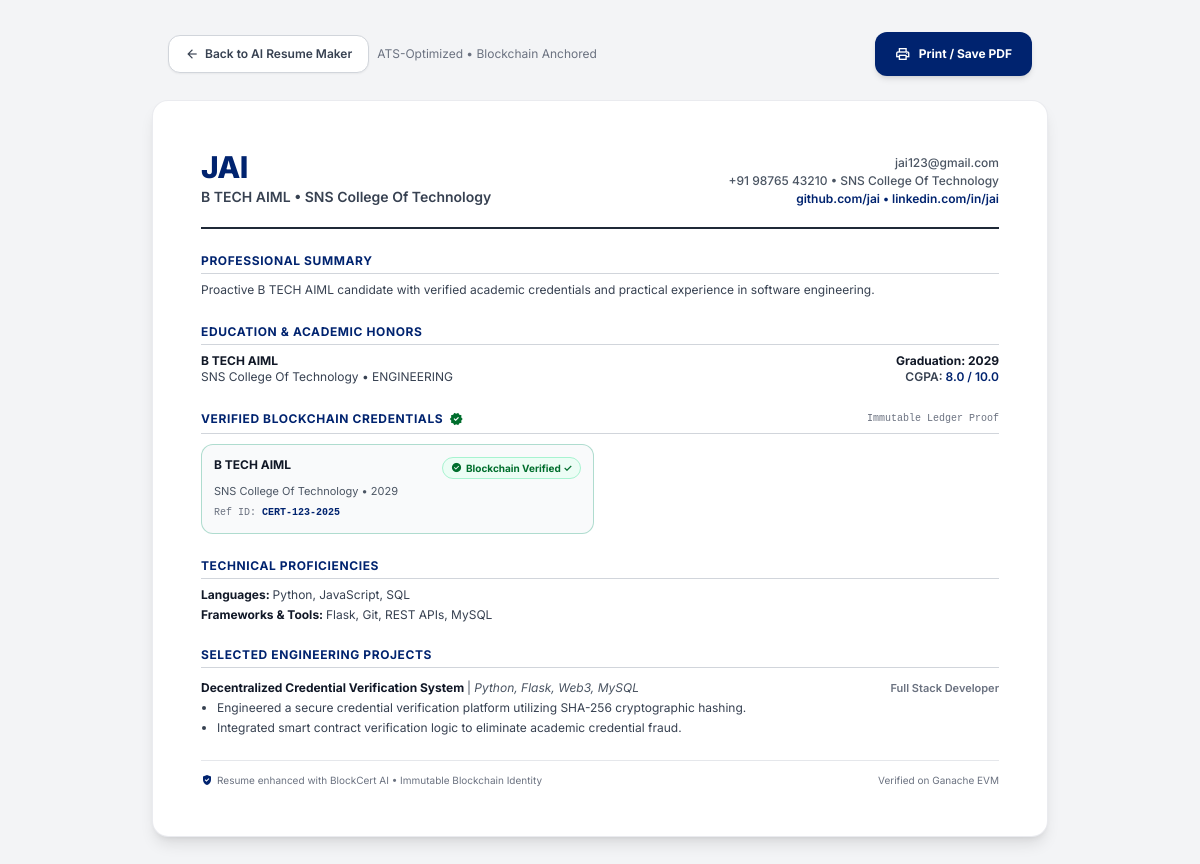
Page /student/resume/preview (signed in) on the committed database.
### app/models/user.py (models this page shows, shortened)
class User(UserMixin, db.Model):
    __tablename__ = 'users'
    id = db.Column(db.Integer, primary_key=True)
    name = db.Column(db.String(100), nullable=False)
    email = db.Column(db.String(120), unique=True, nullable=False, index=True)
    password_hash = db.Column(db.String(255), nullable=False)
    role = db.Column(db.String(20), nullable=False, default='student')  # admin, student, employer
    college_name = db.Column(db.String(150), nullable=True)
    created_at = db.Column(db.DateTime, default=lambda: datetime.now(timezone.utc), nullable=False)
    student_profile = db.relationship('Student', back_populates='user', uselist=False, cascade='all, delete-orphan')
    issued_certificates = db.relationship('Certificate', back_populates='issuer', foreign_keys='Certificate.issuer_id', lazy='dynamic')
    verification_logs = db.relationship('VerificationLog', back_populates='verifier', lazy='dynamic')

### app/models/student.py (models this page shows, shortened)
class Student(db.Model):
    __tablename__ = 'students'
    id = db.Column(db.Integer, primary_key=True)
    user_id = db.Column(db.Integer, db.ForeignKey('users.id', ondelete='CASCADE'), unique=True, nullable=False)
    roll_number = db.Column(db.String(50), nullable=False, index=True)
    degree = db.Column(db.String(100), nullable=False)
    department = db.Column(db.String(100), nullable=False)
    graduation_year = db.Column(db.Integer, nullable=False)
    cgpa = db.Column(db.Float, nullable=True)
    user = db.relationship('User', back_populates='student_profile')
    certificates = db.relationship('Certificate', back_populates='student', cascade='all, delete-orphan', lazy='dynamic')

### app/models/certificate.py (models this page shows, shortened)
class Certificate(db.Model):
    __tablename__ = 'certificates'
    id = db.Column(db.Integer, primary_key=True)
    certificate_id = db.Column(db.String(100), unique=True, nullable=False, index=True)
    student_id = db.Column(db.Integer, db.ForeignKey('students.id', ondelete='CASCADE'), nullable=False)
    issuer_id = db.Column(db.Integer, db.ForeignKey('users.id'), nullable=False)
    course = db.Column(db.String(150), nullable=False)
    graduation_year = db.Column(db.Integer, nullable=False)
    file_path = db.Column(db.String(300), nullable=False)
    sha256_hash = db.Column(db.String(64), nullable=False, index=True)
    blockchain_tx_hash = db.Column(db.String(100), nullable=False)
    qr_code_path = db.Column(db.String(300), nullable=False)
    status = db.Column(db.String(20), nullable=False, default='issued')  # issued, revoked
    created_at = db.Column(db.DateTime, default=lambda: datetime.now(timezone.utc), nullable=False)
    student = db.relationship('Student', back_populates='certificates')
    issuer = db.relationship('User', back_populates='issued_certificates', foreign_keys=[issuer_id])
    verification_logs = db.relationship('VerificationLog', back_populates='certificate', lazy='dynamic')

### app/blueprints/student/routes.py (the view)
@student_bp.route('/resume/preview')
@login_required
@student_required
def resume_preview():
    student = current_user.student_profile
    if not student:
        flash("Student profile not found.", "error")
        return redirect(url_for('student.dashboard'))
    certificates = Certificate.query.filter_by(student_id=student.id, status='issued').all()
    saved_resume = Resume.query.filter_by(student_id=student.id).first()
    resume_data = saved_resume.data if (saved_resume and saved_resume.data) else {}
    if not resume_data:
        cgpa_strategy = AIResumeService.analyze_cgpa_strategy(student.cgpa)
        resume_data = {
            'personal_info': {
                'name': current_user.name,
                'email': current_user.email,
                'phone': '+91 98765 43210',
                'location': student.user.college_name or 'India',
                'github': f"github.com/{current_user.name.lower().replace(' ', '')}",
                'linkedin': f"linkedin.com/in/{current_user.name.lower().replace(' ', '')}"
            },
            'summary': f"Proactive {student.degree} candidate with verified academic credentials and practical experience in software engineering.",
            'academic': {
                'degree': student.degree,
                'department': student.department,
                'college': current_user.college_name or 'BlockCert Institute',
                'graduation_year': student.graduation_year,
                'cgpa': student.cgpa
            },
            'cgpa_strategy': cgpa_strategy,
            'technical_skills': {
                'languages': ['Python', 'JavaScript', 'SQL'],
                'frameworks_and_tools': ['Flask', 'Git', 'REST APIs', 'MySQL']
            },
            'projects': [
                {
                    'title': 'Decentralized Credential Verification System',
                    'role': 'Full Stack Developer',
                    'technologies': ['Python', 'Flask', 'Web3', 'MySQL'],
                    'polished_bullets': [
                        'Engineered a secure credential verification platform utilizing SHA-256 cryptographic hashing.',
                        'Integrated smart contract verification logic to eliminate academic credential fraud.'
                    ]
                }
            ],
            'experience': [],
            'selected_certificates': [
                {
                    'certificate_id': c.certificate_id,
                    'course': c.course,
                    'issuer': c.issuer.college_name if c.issuer and c.issuer.college_name else 'BlockCert Institute',
                    'tx_hash': c.blockchain_tx_hash,
                    'year': c.graduation_year
                }
                for c in certificates
            ]
        }
    return render_template(
        'student/resume_preview.html',
        student=student,
        certificates=certificates,
        resume=resume_data
    )

### app/models/user.py (called while the page is built)
@login_manager.user_loader
def load_user(user_id):
    return User.query.get(int(user_id))

### app/templates/student/resume_preview.html (shortened to what this page needs)
<!DOCTYPE html>
<html lang="en">
<head>
    <script src="https://cdn.tailwindcss.com"></script>
</head>
<body class="text-[#141b2b] min-h-screen py-8 antialiased">
    <div class="no-print max-w-4xl mx-auto mb-6 px-4 flex flex-col sm:flex-row justify-between items-center gap-4">
        <div class="flex items-center gap-2">
            <a href="{{ url_for('student.resume_builder') }}" class="bg-white border border-gray-300 text-gray-700 px-4 py-2 rounded-xl text-xs font-semibold hover:bg-gray-50 transition-colors flex items-center gap-1.5 shadow-sm">
                <span class="material-symbols-outlined text-sm">arrow_back</span>
                <span>Back to AI Resume Maker</span>
            </a>
            <span class="text-xs text-gray-500">ATS-Optimized &bull; Blockchain Anchored</span>
        </div>
        <div class="flex items-center gap-3">
            <button onclick="window.print()" class="bg-[#00236f] text-white px-5 py-2.5 rounded-xl text-xs font-bold hover:bg-[#1e3a8a] transition-all shadow-md flex items-center gap-2 active:scale-95">
                <span class="material-symbols-outlined text-base">print</span>
                <span>Print / Save PDF</span>
            </button>
        </div>
    </div>
    <div class="resume-sheet bg-white max-w-4xl mx-auto p-8 md:p-12 rounded-2xl shadow-lg border border-gray-200/80 space-y-6">
        <header class="border-b-2 border-gray-800 pb-5">
            <div class="flex flex-col md:flex-row justify-between items-start md:items-end gap-3">
                <div>
                    <h1 class="text-3xl font-extrabold text-[#00236f] tracking-tight uppercase">
                        {{ resume.personal_info.name if resume.personal_info else current_user.name }}
                    </h1>
                    <p class="text-sm font-semibold text-gray-700 mt-0.5">
                        {{ resume.academic.degree if resume.academic else student.degree }} &bull; {{ resume.academic.college if resume.academic else (current_user.college_name or 'BlockCert Institute') }}
                    </p>
                </div>
                <div class="text-xs text-gray-600 space-y-0.5 md:text-right font-medium">
                    <div>{{ resume.personal_info.email if resume.personal_info else current_user.email }}</div>
                    <div>{{ resume.personal_info.phone if resume.personal_info else '+91 98765 43210' }} &bull; {{ resume.personal_info.location if resume.personal_info else (current_user.college_name or 'India') }}</div>
                    <div class="text-[#00236f] font-semibold">
                        {{ resume.personal_info.github if resume.personal_info else 'github.com/profile' }} &bull; {{ resume.personal_info.linkedin if resume.personal_info else 'linkedin.com/in/profile' }}
                    </div>
                </div>
            </div>
        </header>
        <section class="space-y-1.5">
            <h2 class="text-xs font-bold uppercase tracking-wider text-[#00236f] border-b border-gray-300 pb-1">
                Professional Summary
            </h2>
            <p class="text-xs text-gray-700 leading-relaxed text-justify">
                {{ resume.summary or 'Results-driven software engineering candidate with verified academic credentials and hands-on full-stack development experience.' }}
            </p>
        </section>
        <section class="space-y-2">
            <div class="flex justify-between items-center border-b border-gray-300 pb-1">
                <h2 class="text-xs font-bold uppercase tracking-wider text-[#00236f]">
                    Education &amp; Academic Honors
                </h2>
            </div>
            <div class="flex justify-between items-start text-xs">
                <div>
                    <h3 class="font-bold text-gray-900">{{ resume.academic.degree if resume.academic else student.degree }}</h3>
                    <p class="text-gray-700">{{ resume.academic.college if resume.academic else (current_user.college_name or 'BlockCert Institute') }} &bull; {{ resume.academic.department if resume.academic else student.department }}</p>
                </div>
                <div class="text-right">
                    <span class="font-bold text-gray-900">Graduation: {{ resume.academic.graduation_year if resume.academic else student.graduation_year }}</span>
                    <p class="text-gray-700 font-semibold">CGPA: <span class="text-[#00236f]">{{ resume.academic.cgpa if resume.academic else (student.cgpa or '8.5') }} / 10.0</span></p>
                </div>
            </div>
        </section>
        <section class="space-y-2.5">
            <div class="flex justify-between items-center border-b border-gray-300 pb-1">
                <h2 class="text-xs font-bold uppercase tracking-wider text-[#00236f] flex items-center gap-1.5">
                    <span>Verified Blockchain Credentials</span>
                    <span class="material-symbols-outlined text-[#006e2d] text-sm fill">verified</span>
                </h2>
                <span class="text-[10px] font-mono text-gray-500">Immutable Ledger Proof</span>
            </div>
            <div class="grid grid-cols-1 md:grid-cols-2 gap-3 text-xs">
                {% set certs_to_show = resume.selected_certificates if resume.selected_certificates else certificates %}
                {% if certs_to_show %}
                    {% for cert in certs_to_show %}
                        <div class="p-3 bg-gray-50 border border-emerald-600/30 rounded-xl space-y-1">
                            <div class="flex justify-between items-start">
                                <span class="font-bold text-gray-900">{{ cert.course }}</span>
                                <span class="inline-flex items-center gap-1 text-[10px] font-bold text-[#006e2d] bg-emerald-50 px-2 py-0.5 rounded-full border border-emerald-200">
                                    <span class="material-symbols-outlined text-[11px] fill">check_circle</span>
                                    <span>Blockchain Verified ✓</span>
                                </span>
                            </div>
                            <div class="text-[11px] text-gray-600">{{ cert.issuer if cert.issuer is string else (cert.issuer.college_name if cert.issuer else 'BlockCert Academy') }} &bull; {{ cert.year or student.graduation_year }}</div>
                            <div class="text-[10px] font-mono text-gray-500 truncate pt-0.5">
                                Ref ID: <a href="{{ url_for('verify.verify_certificate_view', certificate_id=cert.certificate_id, _external=True) }}" target="_blank" class="text-[#00236f] hover:underline font-bold">{{ cert.certificate_id }}</a>
                            </div>
                        </div>
                    {% endfor %}
                {% else %}
                    <div class="text-xs text-gray-500 p-2">BlockCert Verified Academic Credentials enrolled on Ethereum EVM.</div>
                {% endif %}
            </div>
        </section>
        <section class="space-y-2">
            <h2 class="text-xs font-bold uppercase tracking-wider text-[#00236f] border-b border-gray-300 pb-1">
                Technical Proficiencies
            </h2>
            <div class="space-y-1 text-xs">
                <div>
                    <span class="font-bold text-gray-900">Languages: </span>
                    <span class="text-gray-700">{{ resume.technical_skills.languages|join(', ') if (resume.technical_skills and resume.technical_skills.languages) else 'Python, JavaScript, SQL, C++, Java' }}</span>
                </div>
                <div>
                    <span class="font-bold text-gray-900">Frameworks &amp; Tools: </span>
                    <span class="text-gray-700">{{ resume.technical_skills.frameworks_and_tools|join(', ') if (resume.technical_skills and resume.technical_skills.frameworks_and_tools) else 'Flask, Web3.py, MySQL, Git, Docker, REST APIs, HTML5/Tailwind' }}</span>
                </div>
            </div>
        </section>
        <section class="space-y-3">
            <h2 class="text-xs font-bold uppercase tracking-wider text-[#00236f] border-b border-gray-300 pb-1">
                Selected Engineering Projects
            </h2>
            <div class="space-y-3 text-xs">
                {% for proj in projects_to_show %}
                    <div class="space-y-1">
                        <div class="flex justify-between items-baseline">
                            <h3 class="font-bold text-gray-900 text-xs">
                                {{ proj.title }}
                                {% if proj.technologies %}
                                    <span class="font-normal text-gray-600">| <em>{{ proj.technologies|join(', ') if proj.technologies is iterable and proj.technologies is not string else proj.technologies }}</em></span>
                                {% endif %}
                            </h3>
                            <span class="text-[11px] font-semibold text-gray-500">{{ proj.role or 'Lead Developer' }}</span>
                        </div>
                        <ul class="list-disc list-outside pl-4 space-y-1 text-gray-700 text-justify">
                            {% for bullet in proj.polished_bullets %}
                                <li>{{ bullet }}</li>
                            {% endfor %}
                        </ul>
                    </div>
                {% endfor %}
            </div>
        </section>
        <footer class="border-t border-gray-200 pt-3 flex justify-between items-center text-[10px] text-gray-500">
            <div class="flex items-center gap-1">
                <span class="material-symbols-outlined text-[12px] text-[#00236f] fill">verified_user</span>
                <span>Resume enhanced with BlockCert AI &bull; Immutable Blockchain Identity</span>
            </div>
            <div>
                Verified on Ganache EVM
            </div>
        </footer>
    </div>
</body>
</html>

### app/templates/student/resume_preview.html (style rules this page uses)
body { font-family: 'Inter', sans-serif; background-color: #f3f4f6; }
.material-symbols-outlined { font-variation-settings: 'FILL' 0, 'wght' 400, 'GRAD' 0, 'opsz' 24; }
.material-symbols-outlined.fill { font-variation-settings: 'FILL' 1, 'wght' 400, 'GRAD' 0, 'opsz' 24; }

### rows in the picture
User: personal_info "JAI", academic "SNS College Of Technology", personal_info "jai123@gmail.com", personal_info "SNS College Of Technology"
Student: academic "B TECH AIML", academic "ENGINEERING", academic "2029", academic "8.0"
Certificate: course "B TECH AIML", graduation_year "2029", certificate_id "CERT-123-2025"
User: college_name "SNS College Of Technology"

### other values in the picture
{{ proj.title }} "Decentralized Credential Verification System"
{{ proj.role or 'Lead Developer' }} "Full Stack Developer"
{{ bullet }} "Engineered a secure credential verification platform utilizing SHA-256 cryptographic hashing." "Integrated smart contract verification logic to eliminate academic credential fraud."
